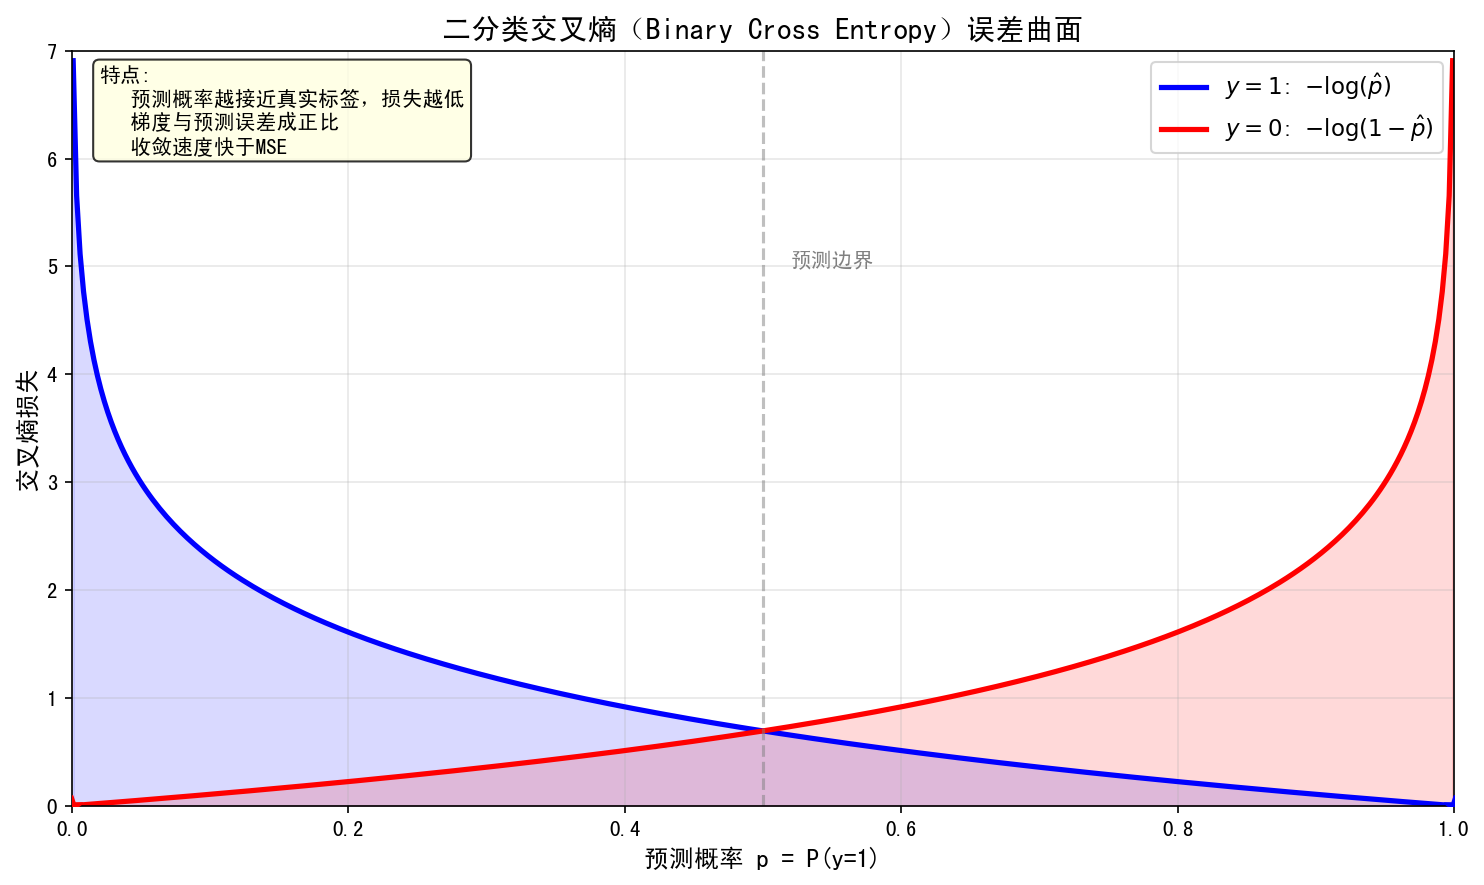

Reproduce this figure in Python.
"""
图3: 二分类交叉熵（BCE）误差曲面
展示预测概率与损失值的关系
"""
import numpy as np
import matplotlib.pyplot as plt

# 预测概率范围 (0.001到0.999避免log(0))
p = np.linspace(0.001, 0.999, 400)

# BCE for y=1 (正类)
bce_y1 = -np.log(p)

# BCE for y=0 (负类)
bce_y0 = -np.log(1 - p)

# 创建图形
fig, ax = plt.subplots(figsize=(10, 6))

# 绘制两条曲线
ax.plot(p, bce_y1, 'b-', linewidth=2.5, label=r'$y=1$: $-\log(\hat{p})$')
ax.plot(p, bce_y0, 'r-', linewidth=2.5, label=r'$y=0$: $-\log(1-\hat{p})$')

# 填充区域
ax.fill_between(p, 0, bce_y1, alpha=0.15, color='blue')
ax.fill_between(p, 0, bce_y0, alpha=0.15, color='red')

# 标记端点
ax.scatter([1.0], [0], color='blue', s=100, zorder=5, marker='*')
ax.scatter([0.0], [0], color='red', s=100, zorder=5, marker='*')

# 添加预测正确/错误的标注
ax.axvline(x=0.5, color='gray', linestyle='--', alpha=0.5)
ax.text(0.52, 5, '预测边界', fontsize=10, color='gray')

# 设置坐标轴
ax.set_xlabel('预测概率 p = P(y=1)', fontsize=12)
ax.set_ylabel('交叉熵损失', fontsize=12)
ax.set_title('二分类交叉熵（Binary Cross Entropy）误差曲面', fontsize=14, fontweight='bold')
ax.legend(fontsize=11, loc='upper right')
ax.grid(True, alpha=0.3)
ax.set_xlim(0, 1)
ax.set_ylim(0, 7)

# 添加注释框
textstr = '特点:\n• 预测概率越接近真实标签，损失越低\n• 梯度与预测误差成正比\n• 收敛速度快于MSE'
props = dict(boxstyle='round', facecolor='lightyellow', alpha=0.8)
ax.text(0.02, 0.98, textstr, transform=ax.transAxes, fontsize=10,
        verticalalignment='top', bbox=props)

plt.tight_layout()
plt.savefig('fig3_bce_cross_entropy.png', dpi=150, bbox_inches='tight',
            facecolor='white', edgecolor='none')
print("fig3_bce_cross_entropy saved.")
